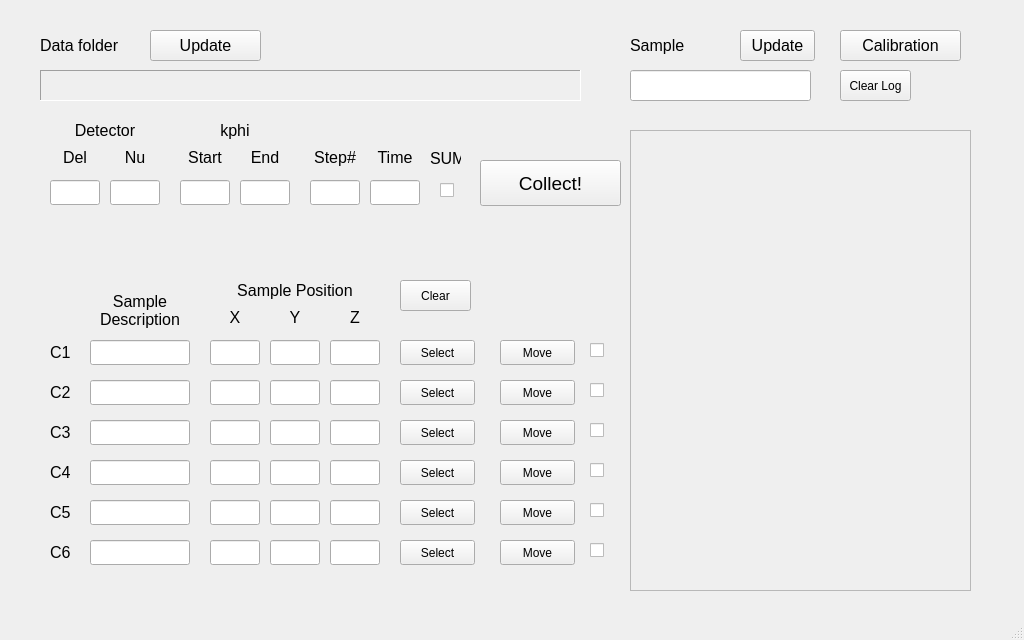
<?xml version="1.0" encoding="UTF-8"?>
<ui version="4.0">
 <class>MainWindow</class>
 <widget class="QMainWindow" name="MainWindow">
  <property name="geometry">
   <rect>
    <x>0</x>
    <y>0</y>
    <width>1024</width>
    <height>640</height>
   </rect>
  </property>
  <property name="windowTitle">
   <string>13BMC Single Crystal Data Collection</string>
  </property>
  <widget class="QWidget" name="centralwidget">
   <widget class="QLabel" name="label">
    <property name="geometry">
     <rect>
      <x>40</x>
      <y>30</y>
      <width>101</width>
      <height>31</height>
     </rect>
    </property>
    <property name="font">
     <font>
      <pointsize>12</pointsize>
     </font>
    </property>
    <property name="text">
     <string>Data folder</string>
    </property>
   </widget>
   <widget class="QLabel" name="FolderN">
    <property name="geometry">
     <rect>
      <x>40</x>
      <y>70</y>
      <width>541</width>
      <height>31</height>
     </rect>
    </property>
    <property name="font">
     <font>
      <pointsize>12</pointsize>
     </font>
    </property>
    <property name="frameShape">
     <enum>QFrame::Panel</enum>
    </property>
    <property name="frameShadow">
     <enum>QFrame::Sunken</enum>
    </property>
    <property name="text">
     <string/>
    </property>
   </widget>
   <widget class="QPushButton" name="FolderUpdate">
    <property name="geometry">
     <rect>
      <x>150</x>
      <y>30</y>
      <width>111</width>
      <height>31</height>
     </rect>
    </property>
    <property name="font">
     <font>
      <pointsize>12</pointsize>
     </font>
    </property>
    <property name="text">
     <string>Update</string>
    </property>
   </widget>
   <widget class="QLabel" name="label_3">
    <property name="geometry">
     <rect>
      <x>630</x>
      <y>30</y>
      <width>101</width>
      <height>31</height>
     </rect>
    </property>
    <property name="font">
     <font>
      <pointsize>12</pointsize>
     </font>
    </property>
    <property name="text">
     <string>Sample</string>
    </property>
   </widget>
   <widget class="QPushButton" name="SampleUpdate">
    <property name="geometry">
     <rect>
      <x>740</x>
      <y>30</y>
      <width>75</width>
      <height>31</height>
     </rect>
    </property>
    <property name="font">
     <font>
      <pointsize>12</pointsize>
     </font>
    </property>
    <property name="text">
     <string>Update</string>
    </property>
   </widget>
   <widget class="QLineEdit" name="SampN">
    <property name="geometry">
     <rect>
      <x>630</x>
      <y>70</y>
      <width>181</width>
      <height>31</height>
     </rect>
    </property>
   </widget>
   <widget class="QLineEdit" name="Nu">
    <property name="geometry">
     <rect>
      <x>110</x>
      <y>180</y>
      <width>50</width>
      <height>25</height>
     </rect>
    </property>
   </widget>
   <widget class="QLineEdit" name="StpN">
    <property name="geometry">
     <rect>
      <x>310</x>
      <y>180</y>
      <width>50</width>
      <height>25</height>
     </rect>
    </property>
   </widget>
   <widget class="QLineEdit" name="Delt">
    <property name="geometry">
     <rect>
      <x>50</x>
      <y>180</y>
      <width>50</width>
      <height>25</height>
     </rect>
    </property>
   </widget>
   <widget class="QLabel" name="label_6">
    <property name="geometry">
     <rect>
      <x>50</x>
      <y>150</y>
      <width>50</width>
      <height>15</height>
     </rect>
    </property>
    <property name="font">
     <font>
      <pointsize>12</pointsize>
     </font>
    </property>
    <property name="text">
     <string>Del</string>
    </property>
    <property name="alignment">
     <set>Qt::AlignCenter</set>
    </property>
   </widget>
   <widget class="QLineEdit" name="KphiEnd">
    <property name="geometry">
     <rect>
      <x>240</x>
      <y>180</y>
      <width>50</width>
      <height>25</height>
     </rect>
    </property>
   </widget>
   <widget class="QLabel" name="label_11">
    <property name="geometry">
     <rect>
      <x>370</x>
      <y>150</y>
      <width>50</width>
      <height>15</height>
     </rect>
    </property>
    <property name="font">
     <font>
      <pointsize>12</pointsize>
     </font>
    </property>
    <property name="text">
     <string>Time</string>
    </property>
    <property name="alignment">
     <set>Qt::AlignCenter</set>
    </property>
   </widget>
   <widget class="QLabel" name="label_12">
    <property name="geometry">
     <rect>
      <x>70</x>
      <y>120</y>
      <width>70</width>
      <height>20</height>
     </rect>
    </property>
    <property name="font">
     <font>
      <pointsize>12</pointsize>
     </font>
    </property>
    <property name="text">
     <string>Detector</string>
    </property>
    <property name="alignment">
     <set>Qt::AlignCenter</set>
    </property>
   </widget>
   <widget class="QLabel" name="label_9">
    <property name="geometry">
     <rect>
      <x>180</x>
      <y>150</y>
      <width>50</width>
      <height>15</height>
     </rect>
    </property>
    <property name="font">
     <font>
      <pointsize>12</pointsize>
     </font>
    </property>
    <property name="text">
     <string>Start</string>
    </property>
    <property name="alignment">
     <set>Qt::AlignCenter</set>
    </property>
   </widget>
   <widget class="QLabel" name="label_10">
    <property name="geometry">
     <rect>
      <x>310</x>
      <y>147</y>
      <width>50</width>
      <height>20</height>
     </rect>
    </property>
    <property name="font">
     <font>
      <pointsize>12</pointsize>
     </font>
    </property>
    <property name="text">
     <string>Step#</string>
    </property>
    <property name="alignment">
     <set>Qt::AlignCenter</set>
    </property>
   </widget>
   <widget class="QLineEdit" name="KphiStart">
    <property name="geometry">
     <rect>
      <x>180</x>
      <y>180</y>
      <width>50</width>
      <height>25</height>
     </rect>
    </property>
   </widget>
   <widget class="QLabel" name="label_8">
    <property name="geometry">
     <rect>
      <x>240</x>
      <y>150</y>
      <width>50</width>
      <height>15</height>
     </rect>
    </property>
    <property name="font">
     <font>
      <pointsize>12</pointsize>
     </font>
    </property>
    <property name="text">
     <string>End</string>
    </property>
    <property name="alignment">
     <set>Qt::AlignCenter</set>
    </property>
   </widget>
   <widget class="QLineEdit" name="TimperFrm">
    <property name="geometry">
     <rect>
      <x>370</x>
      <y>180</y>
      <width>50</width>
      <height>25</height>
     </rect>
    </property>
   </widget>
   <widget class="QLabel" name="label_7">
    <property name="geometry">
     <rect>
      <x>110</x>
      <y>150</y>
      <width>50</width>
      <height>15</height>
     </rect>
    </property>
    <property name="font">
     <font>
      <pointsize>12</pointsize>
     </font>
    </property>
    <property name="text">
     <string>Nu</string>
    </property>
    <property name="alignment">
     <set>Qt::AlignCenter</set>
    </property>
   </widget>
   <widget class="QLabel" name="label_13">
    <property name="geometry">
     <rect>
      <x>200</x>
      <y>120</y>
      <width>70</width>
      <height>20</height>
     </rect>
    </property>
    <property name="font">
     <font>
      <pointsize>12</pointsize>
     </font>
    </property>
    <property name="text">
     <string>kphi</string>
    </property>
    <property name="alignment">
     <set>Qt::AlignCenter</set>
    </property>
   </widget>
   <widget class="QPushButton" name="Col_Btn">
    <property name="geometry">
     <rect>
      <x>480</x>
      <y>160</y>
      <width>141</width>
      <height>46</height>
     </rect>
    </property>
    <property name="font">
     <font>
      <pointsize>14</pointsize>
     </font>
    </property>
    <property name="text">
     <string>Collect!</string>
    </property>
   </widget>
   <widget class="QLineEdit" name="C3">
    <property name="geometry">
     <rect>
      <x>90</x>
      <y>420</y>
      <width>100</width>
      <height>25</height>
     </rect>
    </property>
   </widget>
   <widget class="QPushButton" name="Sel6">
    <property name="geometry">
     <rect>
      <x>400</x>
      <y>540</y>
      <width>75</width>
      <height>25</height>
     </rect>
    </property>
    <property name="text">
     <string>Select</string>
    </property>
   </widget>
   <widget class="QPushButton" name="Mv1">
    <property name="geometry">
     <rect>
      <x>500</x>
      <y>340</y>
      <width>75</width>
      <height>25</height>
     </rect>
    </property>
    <property name="text">
     <string>Move</string>
    </property>
   </widget>
   <widget class="QLabel" name="label_19">
    <property name="geometry">
     <rect>
      <x>50</x>
      <y>500</y>
      <width>25</width>
      <height>25</height>
     </rect>
    </property>
    <property name="font">
     <font>
      <pointsize>12</pointsize>
     </font>
    </property>
    <property name="text">
     <string>C5</string>
    </property>
   </widget>
   <widget class="QLineEdit" name="LZ2">
    <property name="geometry">
     <rect>
      <x>330</x>
      <y>380</y>
      <width>50</width>
      <height>25</height>
     </rect>
    </property>
   </widget>
   <widget class="QLabel" name="label_16">
    <property name="geometry">
     <rect>
      <x>50</x>
      <y>340</y>
      <width>25</width>
      <height>25</height>
     </rect>
    </property>
    <property name="font">
     <font>
      <pointsize>12</pointsize>
     </font>
    </property>
    <property name="text">
     <string>C1</string>
    </property>
   </widget>
   <widget class="QLineEdit" name="LX4">
    <property name="geometry">
     <rect>
      <x>210</x>
      <y>460</y>
      <width>50</width>
      <height>25</height>
     </rect>
    </property>
   </widget>
   <widget class="QLineEdit" name="LX2">
    <property name="geometry">
     <rect>
      <x>210</x>
      <y>380</y>
      <width>50</width>
      <height>25</height>
     </rect>
    </property>
   </widget>
   <widget class="QLineEdit" name="LZ1">
    <property name="geometry">
     <rect>
      <x>330</x>
      <y>340</y>
      <width>50</width>
      <height>25</height>
     </rect>
    </property>
   </widget>
   <widget class="QPushButton" name="Sel3">
    <property name="geometry">
     <rect>
      <x>400</x>
      <y>420</y>
      <width>75</width>
      <height>25</height>
     </rect>
    </property>
    <property name="text">
     <string>Select</string>
    </property>
   </widget>
   <widget class="QLineEdit" name="LX6">
    <property name="geometry">
     <rect>
      <x>210</x>
      <y>540</y>
      <width>50</width>
      <height>25</height>
     </rect>
    </property>
   </widget>
   <widget class="QLabel" name="label_24">
    <property name="geometry">
     <rect>
      <x>330</x>
      <y>310</y>
      <width>50</width>
      <height>15</height>
     </rect>
    </property>
    <property name="font">
     <font>
      <pointsize>12</pointsize>
     </font>
    </property>
    <property name="text">
     <string>Z</string>
    </property>
    <property name="alignment">
     <set>Qt::AlignCenter</set>
    </property>
   </widget>
   <widget class="QLineEdit" name="LX5">
    <property name="geometry">
     <rect>
      <x>210</x>
      <y>500</y>
      <width>50</width>
      <height>25</height>
     </rect>
    </property>
   </widget>
   <widget class="QPushButton" name="Mv2">
    <property name="geometry">
     <rect>
      <x>500</x>
      <y>380</y>
      <width>75</width>
      <height>25</height>
     </rect>
    </property>
    <property name="text">
     <string>Move</string>
    </property>
   </widget>
   <widget class="QLineEdit" name="LY6">
    <property name="geometry">
     <rect>
      <x>270</x>
      <y>540</y>
      <width>50</width>
      <height>25</height>
     </rect>
    </property>
   </widget>
   <widget class="QLineEdit" name="LY2">
    <property name="geometry">
     <rect>
      <x>270</x>
      <y>380</y>
      <width>50</width>
      <height>25</height>
     </rect>
    </property>
   </widget>
   <widget class="QLineEdit" name="C4">
    <property name="geometry">
     <rect>
      <x>90</x>
      <y>460</y>
      <width>100</width>
      <height>25</height>
     </rect>
    </property>
   </widget>
   <widget class="QLabel" name="label_14">
    <property name="geometry">
     <rect>
      <x>50</x>
      <y>380</y>
      <width>25</width>
      <height>25</height>
     </rect>
    </property>
    <property name="font">
     <font>
      <pointsize>12</pointsize>
     </font>
    </property>
    <property name="text">
     <string>C2</string>
    </property>
   </widget>
   <widget class="QLabel" name="label_21">
    <property name="geometry">
     <rect>
      <x>235</x>
      <y>280</y>
      <width>120</width>
      <height>20</height>
     </rect>
    </property>
    <property name="font">
     <font>
      <pointsize>12</pointsize>
     </font>
    </property>
    <property name="text">
     <string>Sample Position</string>
    </property>
    <property name="alignment">
     <set>Qt::AlignCenter</set>
    </property>
   </widget>
   <widget class="QPushButton" name="Sel4">
    <property name="geometry">
     <rect>
      <x>400</x>
      <y>460</y>
      <width>75</width>
      <height>25</height>
     </rect>
    </property>
    <property name="text">
     <string>Select</string>
    </property>
   </widget>
   <widget class="QLineEdit" name="LZ5">
    <property name="geometry">
     <rect>
      <x>330</x>
      <y>500</y>
      <width>50</width>
      <height>25</height>
     </rect>
    </property>
   </widget>
   <widget class="QLineEdit" name="C1">
    <property name="geometry">
     <rect>
      <x>90</x>
      <y>340</y>
      <width>100</width>
      <height>25</height>
     </rect>
    </property>
   </widget>
   <widget class="QLineEdit" name="LZ3">
    <property name="geometry">
     <rect>
      <x>330</x>
      <y>420</y>
      <width>50</width>
      <height>25</height>
     </rect>
    </property>
   </widget>
   <widget class="QPushButton" name="Mv3">
    <property name="geometry">
     <rect>
      <x>500</x>
      <y>420</y>
      <width>75</width>
      <height>25</height>
     </rect>
    </property>
    <property name="text">
     <string>Move</string>
    </property>
   </widget>
   <widget class="QLineEdit" name="C6">
    <property name="geometry">
     <rect>
      <x>90</x>
      <y>540</y>
      <width>100</width>
      <height>25</height>
     </rect>
    </property>
   </widget>
   <widget class="QLineEdit" name="LZ4">
    <property name="geometry">
     <rect>
      <x>330</x>
      <y>460</y>
      <width>50</width>
      <height>25</height>
     </rect>
    </property>
   </widget>
   <widget class="QLabel" name="label_23">
    <property name="geometry">
     <rect>
      <x>270</x>
      <y>310</y>
      <width>50</width>
      <height>15</height>
     </rect>
    </property>
    <property name="font">
     <font>
      <pointsize>12</pointsize>
     </font>
    </property>
    <property name="text">
     <string>Y</string>
    </property>
    <property name="alignment">
     <set>Qt::AlignCenter</set>
    </property>
   </widget>
   <widget class="QPushButton" name="Sel5">
    <property name="geometry">
     <rect>
      <x>400</x>
      <y>500</y>
      <width>75</width>
      <height>25</height>
     </rect>
    </property>
    <property name="text">
     <string>Select</string>
    </property>
   </widget>
   <widget class="QLineEdit" name="LY3">
    <property name="geometry">
     <rect>
      <x>270</x>
      <y>420</y>
      <width>50</width>
      <height>25</height>
     </rect>
    </property>
   </widget>
   <widget class="QLineEdit" name="LY4">
    <property name="geometry">
     <rect>
      <x>270</x>
      <y>460</y>
      <width>50</width>
      <height>25</height>
     </rect>
    </property>
   </widget>
   <widget class="QLabel" name="label_17">
    <property name="geometry">
     <rect>
      <x>50</x>
      <y>420</y>
      <width>25</width>
      <height>25</height>
     </rect>
    </property>
    <property name="font">
     <font>
      <pointsize>12</pointsize>
     </font>
    </property>
    <property name="text">
     <string>C3</string>
    </property>
   </widget>
   <widget class="QLineEdit" name="LX3">
    <property name="geometry">
     <rect>
      <x>210</x>
      <y>420</y>
      <width>50</width>
      <height>25</height>
     </rect>
    </property>
   </widget>
   <widget class="QLineEdit" name="C2">
    <property name="geometry">
     <rect>
      <x>90</x>
      <y>380</y>
      <width>100</width>
      <height>25</height>
     </rect>
    </property>
   </widget>
   <widget class="QLabel" name="label_20">
    <property name="geometry">
     <rect>
      <x>90</x>
      <y>290</y>
      <width>100</width>
      <height>41</height>
     </rect>
    </property>
    <property name="font">
     <font>
      <pointsize>12</pointsize>
     </font>
    </property>
    <property name="text">
     <string>Sample Description</string>
    </property>
    <property name="alignment">
     <set>Qt::AlignCenter</set>
    </property>
    <property name="wordWrap">
     <bool>true</bool>
    </property>
   </widget>
   <widget class="QPushButton" name="Sel1">
    <property name="geometry">
     <rect>
      <x>400</x>
      <y>340</y>
      <width>75</width>
      <height>25</height>
     </rect>
    </property>
    <property name="text">
     <string>Select</string>
    </property>
   </widget>
   <widget class="QLabel" name="label_18">
    <property name="geometry">
     <rect>
      <x>50</x>
      <y>540</y>
      <width>25</width>
      <height>25</height>
     </rect>
    </property>
    <property name="font">
     <font>
      <pointsize>12</pointsize>
     </font>
    </property>
    <property name="text">
     <string>C6</string>
    </property>
   </widget>
   <widget class="QLineEdit" name="C5">
    <property name="geometry">
     <rect>
      <x>90</x>
      <y>500</y>
      <width>100</width>
      <height>25</height>
     </rect>
    </property>
   </widget>
   <widget class="QPushButton" name="Mv4">
    <property name="geometry">
     <rect>
      <x>500</x>
      <y>460</y>
      <width>75</width>
      <height>25</height>
     </rect>
    </property>
    <property name="text">
     <string>Move</string>
    </property>
   </widget>
   <widget class="QLineEdit" name="LZ6">
    <property name="geometry">
     <rect>
      <x>330</x>
      <y>540</y>
      <width>50</width>
      <height>25</height>
     </rect>
    </property>
   </widget>
   <widget class="QLineEdit" name="LX1">
    <property name="geometry">
     <rect>
      <x>210</x>
      <y>340</y>
      <width>50</width>
      <height>25</height>
     </rect>
    </property>
   </widget>
   <widget class="QPushButton" name="Mv6">
    <property name="geometry">
     <rect>
      <x>500</x>
      <y>540</y>
      <width>75</width>
      <height>25</height>
     </rect>
    </property>
    <property name="text">
     <string>Move</string>
    </property>
   </widget>
   <widget class="QLineEdit" name="LY5">
    <property name="geometry">
     <rect>
      <x>270</x>
      <y>500</y>
      <width>50</width>
      <height>25</height>
     </rect>
    </property>
   </widget>
   <widget class="QLabel" name="label_15">
    <property name="geometry">
     <rect>
      <x>50</x>
      <y>460</y>
      <width>25</width>
      <height>25</height>
     </rect>
    </property>
    <property name="font">
     <font>
      <pointsize>12</pointsize>
     </font>
    </property>
    <property name="text">
     <string>C4</string>
    </property>
   </widget>
   <widget class="QLabel" name="label_22">
    <property name="geometry">
     <rect>
      <x>210</x>
      <y>310</y>
      <width>50</width>
      <height>15</height>
     </rect>
    </property>
    <property name="font">
     <font>
      <pointsize>12</pointsize>
     </font>
    </property>
    <property name="text">
     <string>X</string>
    </property>
    <property name="alignment">
     <set>Qt::AlignCenter</set>
    </property>
   </widget>
   <widget class="QPushButton" name="Sel2">
    <property name="geometry">
     <rect>
      <x>400</x>
      <y>380</y>
      <width>75</width>
      <height>25</height>
     </rect>
    </property>
    <property name="text">
     <string>Select</string>
    </property>
   </widget>
   <widget class="QLineEdit" name="LY1">
    <property name="geometry">
     <rect>
      <x>270</x>
      <y>340</y>
      <width>50</width>
      <height>25</height>
     </rect>
    </property>
   </widget>
   <widget class="QPushButton" name="Mv5">
    <property name="geometry">
     <rect>
      <x>500</x>
      <y>500</y>
      <width>75</width>
      <height>25</height>
     </rect>
    </property>
    <property name="text">
     <string>Move</string>
    </property>
   </widget>
   <widget class="QScrollArea" name="LogZone">
    <property name="geometry">
     <rect>
      <x>630</x>
      <y>130</y>
      <width>341</width>
      <height>461</height>
     </rect>
    </property>
    <property name="widgetResizable">
     <bool>true</bool>
    </property>
    <widget class="QWidget" name="LogWidget">
     <property name="geometry">
      <rect>
       <x>0</x>
       <y>0</y>
       <width>339</width>
       <height>459</height>
      </rect>
     </property>
     <layout class="QVBoxLayout" name="verticalLayout">
      <item>
       <widget class="QLabel" name="LogL1">
        <property name="focusPolicy">
         <enum>Qt::ClickFocus</enum>
        </property>
        <property name="text">
         <string/>
        </property>
        <property name="textInteractionFlags">
         <set>Qt::TextSelectableByMouse</set>
        </property>
       </widget>
      </item>
     </layout>
    </widget>
   </widget>
   <widget class="QLabel" name="warn1">
    <property name="geometry">
     <rect>
      <x>50</x>
      <y>210</y>
      <width>46</width>
      <height>21</height>
     </rect>
    </property>
    <property name="text">
     <string/>
    </property>
   </widget>
   <widget class="QLabel" name="warn2">
    <property name="geometry">
     <rect>
      <x>110</x>
      <y>210</y>
      <width>46</width>
      <height>21</height>
     </rect>
    </property>
    <property name="text">
     <string/>
    </property>
   </widget>
   <widget class="QLabel" name="warn4">
    <property name="geometry">
     <rect>
      <x>240</x>
      <y>210</y>
      <width>46</width>
      <height>21</height>
     </rect>
    </property>
    <property name="text">
     <string/>
    </property>
   </widget>
   <widget class="QLabel" name="warn3">
    <property name="geometry">
     <rect>
      <x>180</x>
      <y>210</y>
      <width>46</width>
      <height>21</height>
     </rect>
    </property>
    <property name="text">
     <string/>
    </property>
   </widget>
   <widget class="QLabel" name="warn5">
    <property name="geometry">
     <rect>
      <x>310</x>
      <y>210</y>
      <width>46</width>
      <height>21</height>
     </rect>
    </property>
    <property name="text">
     <string/>
    </property>
   </widget>
   <widget class="QLabel" name="warn6">
    <property name="geometry">
     <rect>
      <x>370</x>
      <y>210</y>
      <width>46</width>
      <height>21</height>
     </rect>
    </property>
    <property name="text">
     <string/>
    </property>
   </widget>
   <widget class="QPushButton" name="Calibration">
    <property name="geometry">
     <rect>
      <x>840</x>
      <y>30</y>
      <width>121</width>
      <height>31</height>
     </rect>
    </property>
    <property name="font">
     <font>
      <pointsize>12</pointsize>
     </font>
    </property>
    <property name="text">
     <string>Calibration</string>
    </property>
   </widget>
   <widget class="QCheckBox" name="CK1">
    <property name="geometry">
     <rect>
      <x>590</x>
      <y>340</y>
      <width>21</width>
      <height>21</height>
     </rect>
    </property>
    <property name="text">
     <string/>
    </property>
   </widget>
   <widget class="QCheckBox" name="CK2">
    <property name="geometry">
     <rect>
      <x>590</x>
      <y>380</y>
      <width>21</width>
      <height>21</height>
     </rect>
    </property>
    <property name="text">
     <string/>
    </property>
   </widget>
   <widget class="QCheckBox" name="CK3">
    <property name="geometry">
     <rect>
      <x>590</x>
      <y>420</y>
      <width>21</width>
      <height>21</height>
     </rect>
    </property>
    <property name="text">
     <string/>
    </property>
   </widget>
   <widget class="QCheckBox" name="CK4">
    <property name="geometry">
     <rect>
      <x>590</x>
      <y>460</y>
      <width>21</width>
      <height>21</height>
     </rect>
    </property>
    <property name="text">
     <string/>
    </property>
   </widget>
   <widget class="QCheckBox" name="CK5">
    <property name="geometry">
     <rect>
      <x>590</x>
      <y>500</y>
      <width>21</width>
      <height>21</height>
     </rect>
    </property>
    <property name="text">
     <string/>
    </property>
   </widget>
   <widget class="QCheckBox" name="CK6">
    <property name="geometry">
     <rect>
      <x>590</x>
      <y>540</y>
      <width>21</width>
      <height>21</height>
     </rect>
    </property>
    <property name="text">
     <string/>
    </property>
   </widget>
   <widget class="QCheckBox" name="SUMCK">
    <property name="geometry">
     <rect>
      <x>440</x>
      <y>180</y>
      <width>16</width>
      <height>21</height>
     </rect>
    </property>
    <property name="text">
     <string/>
    </property>
   </widget>
   <widget class="QLabel" name="label_2">
    <property name="geometry">
     <rect>
      <x>430</x>
      <y>150</y>
      <width>31</width>
      <height>16</height>
     </rect>
    </property>
    <property name="font">
     <font>
      <pointsize>12</pointsize>
     </font>
    </property>
    <property name="text">
     <string>SUM</string>
    </property>
   </widget>
   <widget class="QLabel" name="Indi">
    <property name="geometry">
     <rect>
      <x>500</x>
      <y>210</y>
      <width>101</width>
      <height>41</height>
     </rect>
    </property>
    <property name="font">
     <font>
      <pointsize>20</pointsize>
     </font>
    </property>
    <property name="text">
     <string/>
    </property>
    <property name="alignment">
     <set>Qt::AlignCenter</set>
    </property>
   </widget>
   <widget class="QLabel" name="warn7">
    <property name="geometry">
     <rect>
      <x>630</x>
      <y>100</y>
      <width>181</width>
      <height>16</height>
     </rect>
    </property>
    <property name="text">
     <string/>
    </property>
   </widget>
   <widget class="QPushButton" name="Clear1">
    <property name="geometry">
     <rect>
      <x>400</x>
      <y>280</y>
      <width>71</width>
      <height>31</height>
     </rect>
    </property>
    <property name="text">
     <string>Clear</string>
    </property>
   </widget>
   <widget class="QPushButton" name="Clear2">
    <property name="geometry">
     <rect>
      <x>840</x>
      <y>70</y>
      <width>71</width>
      <height>31</height>
     </rect>
    </property>
    <property name="text">
     <string>Clear Log</string>
    </property>
   </widget>
  </widget>
  <widget class="QStatusBar" name="statusbar"/>
 </widget>
 <resources/>
 <connections/>
</ui>
